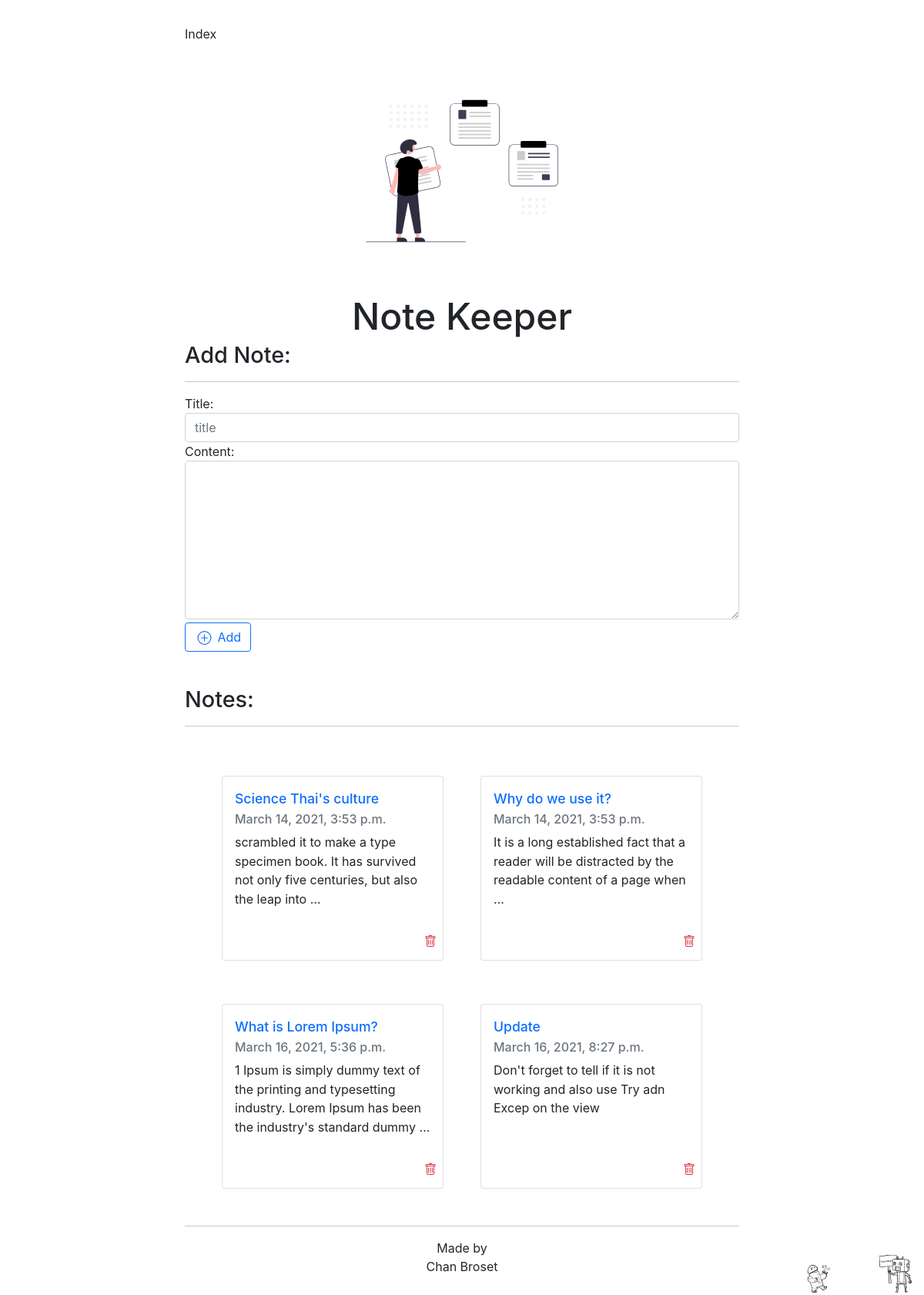
The app's page /note_keeper/, older data.
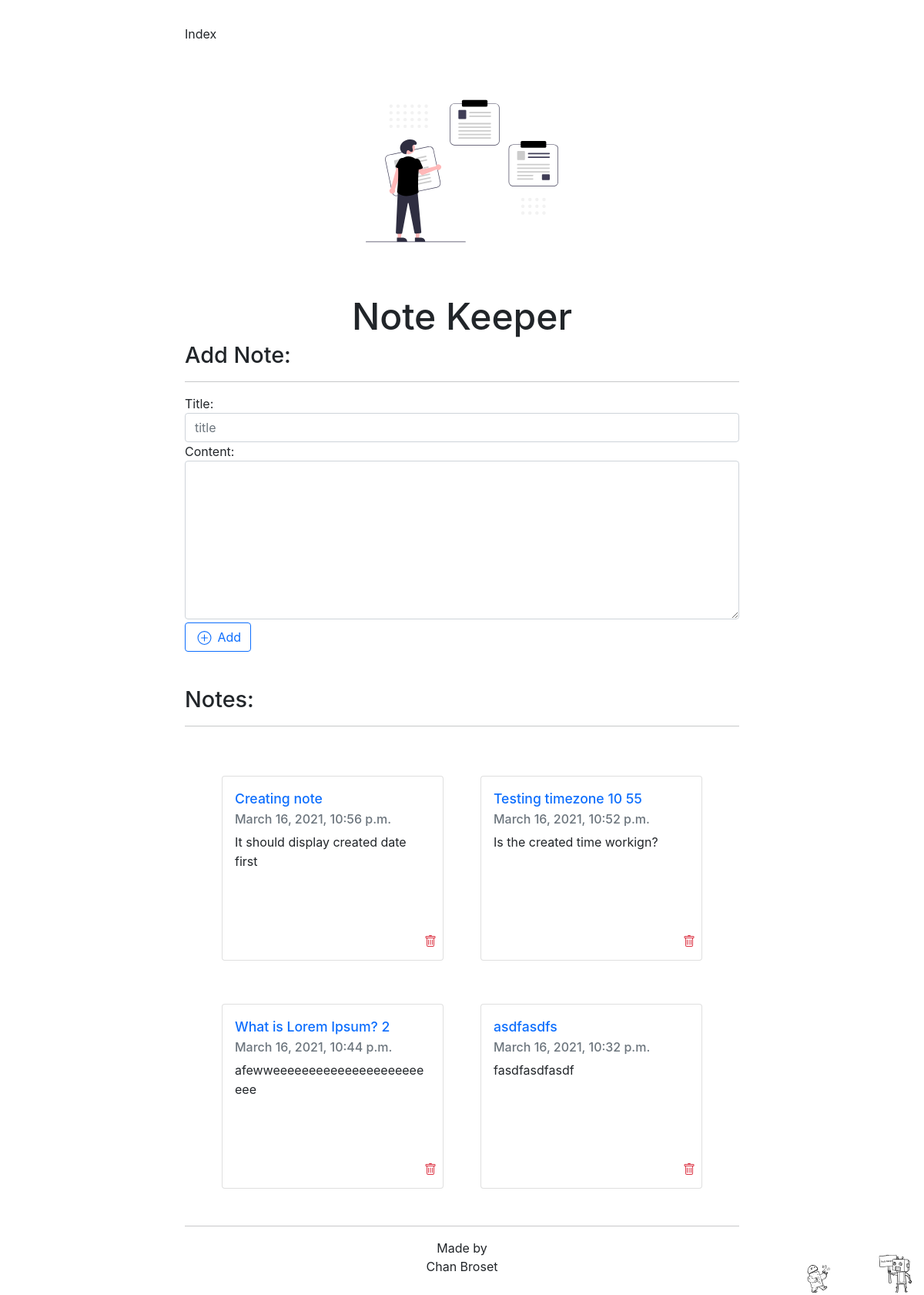
The same page, newer data.
### note_keeper/models.py (models this page shows, shortened)
class Note(models.Model):
    title = models.CharField(max_length=200)
    content = models.TextField()
    doc = models.DateTimeField('date published')
    modify_date = models.DateTimeField('date published', default=timezone.now())

### note_keeper/views.py (the view)
# urls.py: path('', views.IndexView.as_view(), name='index'),
class IndexView(generic.ListView):
    template_name = 'note_keeper/index.html'
    context_object_name = 'latest_note_list'
    def get_queryset(self):
        return Note.objects.order_by('-modify_date')[:]

### note_keeper/templates/note_keeper/index.html (shortened to what this page needs)
{% extends "note_keeper/base.html" %}
{% block mainbody %}
 <h2> Add Note: </h2>
<hr />
<form action="{% url 'note_keeper:create_note' %}" method="post">
 <div class="form-group">
    <label for="title">Title:</label>
    <input required="required" type="text" class="form-control" id="title" name="title" placeholder="title">
  </div>
  <div class="form-group">
    <label for="content">Content: </label>
    <textarea required="required" class="form-control" id="content" name="content" rows="8"></textarea>
  </div>
  <button class="my-1 btn btn-outline-primary float-right" type="submit">
Add
</button>
</form>
	<h2 class="margin-top"> Notes: </h2>
	<hr />
	 {% if latest_note_list %}
		<div class="flex-container" style="justify-content: center">
		{% for note in latest_note_list %}
			<div class="flex-item mx-4 m-5" style="height: 250px">
				<div class="card" style="width: 18rem; height: 15rem">
					<div class="card-body">
					<h5 class="card-title"><a href="{% url 'note_keeper:note' note.id %}">{{ note.title }}</a></h5>
					<h6 class="card-subtitle mb-2 text-muted"> {{ note.doc }} </h6>
					<p class="card-text">{{ note.content | truncatewords:20 }} </p>
					</div>
					<div style="text-align: right" class="text-right mx-2 my-1">
					<li class="list-unstyled">
					<a href="{% url 'note_keeper:delete_note' note.id %}" class="text-danger card-link"></a>
					</li>
					</div>
				</div>
			</div>
		{% endfor %}
		</div>
	{% else %}
		<p> No note are available here. </p>
	{% endif %}
{% endblock %}

### note_keeper/templates/note_keeper/base.html (shortened to what this page needs)
<!DOCTYPE html>
<html lang="en">
  <head>
    {% load static %}
    <link
      href="https://cdn.jsdelivr.net/npm/bootstrap@5.0.0-beta2/dist/css/bootstrap.min.css"
      rel="stylesheet"
    />
    <link
      rel="stylesheet"
      type="text/css"
      href="{% static 'note_keeper/style.css' %}"
    />
  </head>
  <body>
   <section>
    <p class="margin-bot text-grey">  {% block currPage %} Index {% endblock%}</p>
	<div class="align-center">
    <img class="margin-bot" src="{% static 'note_keeper/images/note.svg' %}" height="250 px" width="250 px">
    <h1>{% block heading1 %} Note Keeper {% endblock %} </h1>
	</div>
	</section>
	<section>
    {% block mainbody %} {% endblock %}
  </section>
	<section class="margin-top">
      <hr>
      <div class="align-center">
        <p><address>Made by <br /> Chan Broset</address></p>
      </div>
    </section>
 </body>
</html>

### note_keeper/static/note_keeper/style.css (style rules this page uses)
:root { -moz-tab-size: 4; -o-tab-size: 4; tab-size: 4; }
html { line-height: 1.15; -webkit-text-size-adjust: 100%; }
html { -webkit-font-smoothing: antialiased; -moz-osx-font-smoothing: grayscale; }
body { font-family: Inter, ui-sans-serif, system-ui, -apple-system, BlinkMacSystemFont, Segoe UI, Roboto, Helvetica Neue, Arial, Noto Sans, sans-serif, Apple Color Emoji, Segoe UI Emoji, Segoe UI Symbol, Noto Color Emoji; margin: 2em 2em 2em 2em; background: url("images/bg.svg"); background-repeat: no-repeat; background-position: right bottom; background-size: 10em; }
h1 { font-size: 3rem; line-height: 1; }
h2 { font-size: 1.8rem; line-height: 2.25rem; }
p { font-size: 1rem; line-height: 1.55rem; }
ul, li { margin: 0em 0em 0.5em 0.5em; padding: 0; }
a { font-size: 1.1rem; line-height: 1.55rem; text-decoration: inherit; }
.align-center { text-align: center; }
.margin-top { margin: 5vh 0 0 0; }
.margin-bot { margin: 0 0 5vh 0; }
@media (min-width: 1024px) { body { margin: 2em 20vw 2em 20vw; } }
.flex-container { display: flex; flex-wrap: wrap; }
.flex-item { height: 200px !important; }

Row changes from the older to the newer data that the page shows:
removed Note: title "Science Thai's culture", doc "March 14, 2021, 3:53 p.m.", content "scrambled it to make a type specimen book. It has survived not only five centuries, but also the leap into …"
removed Note: title "Why do we use it?", doc "March 14, 2021, 3:53 p.m.", content "It is a long established fact that a reader will be distracted by the readable content of a page when …"
removed Note: title "What is Lorem Ipsum?", doc "March 16, 2021, 5:36 p.m.", content "1 Ipsum is simply dummy text of the printing and typesetting industry. Lorem Ipsum has been the industry's standard dummy …"
removed Note: title "Update", doc "March 16, 2021, 8:27 p.m.", content "Don't forget to tell if it is not working and also use Try adn Excep on the view"
added Note: title "Creating note", doc "March 16, 2021, 10:56 p.m.", content "It should display created date first"
added Note: title "Testing timezone 10 55", doc "March 16, 2021, 10:52 p.m.", content "Is the created time workign?"
added Note: title "What is Lorem Ipsum? 2", doc "March 16, 2021, 10:44 p.m.", content "afewweeeeeeeeeeeeeeeeeeeeeeee"
added Note: title "asdfasdfs", doc "March 16, 2021, 10:32 p.m.", content "fasdfasdfasdf"
